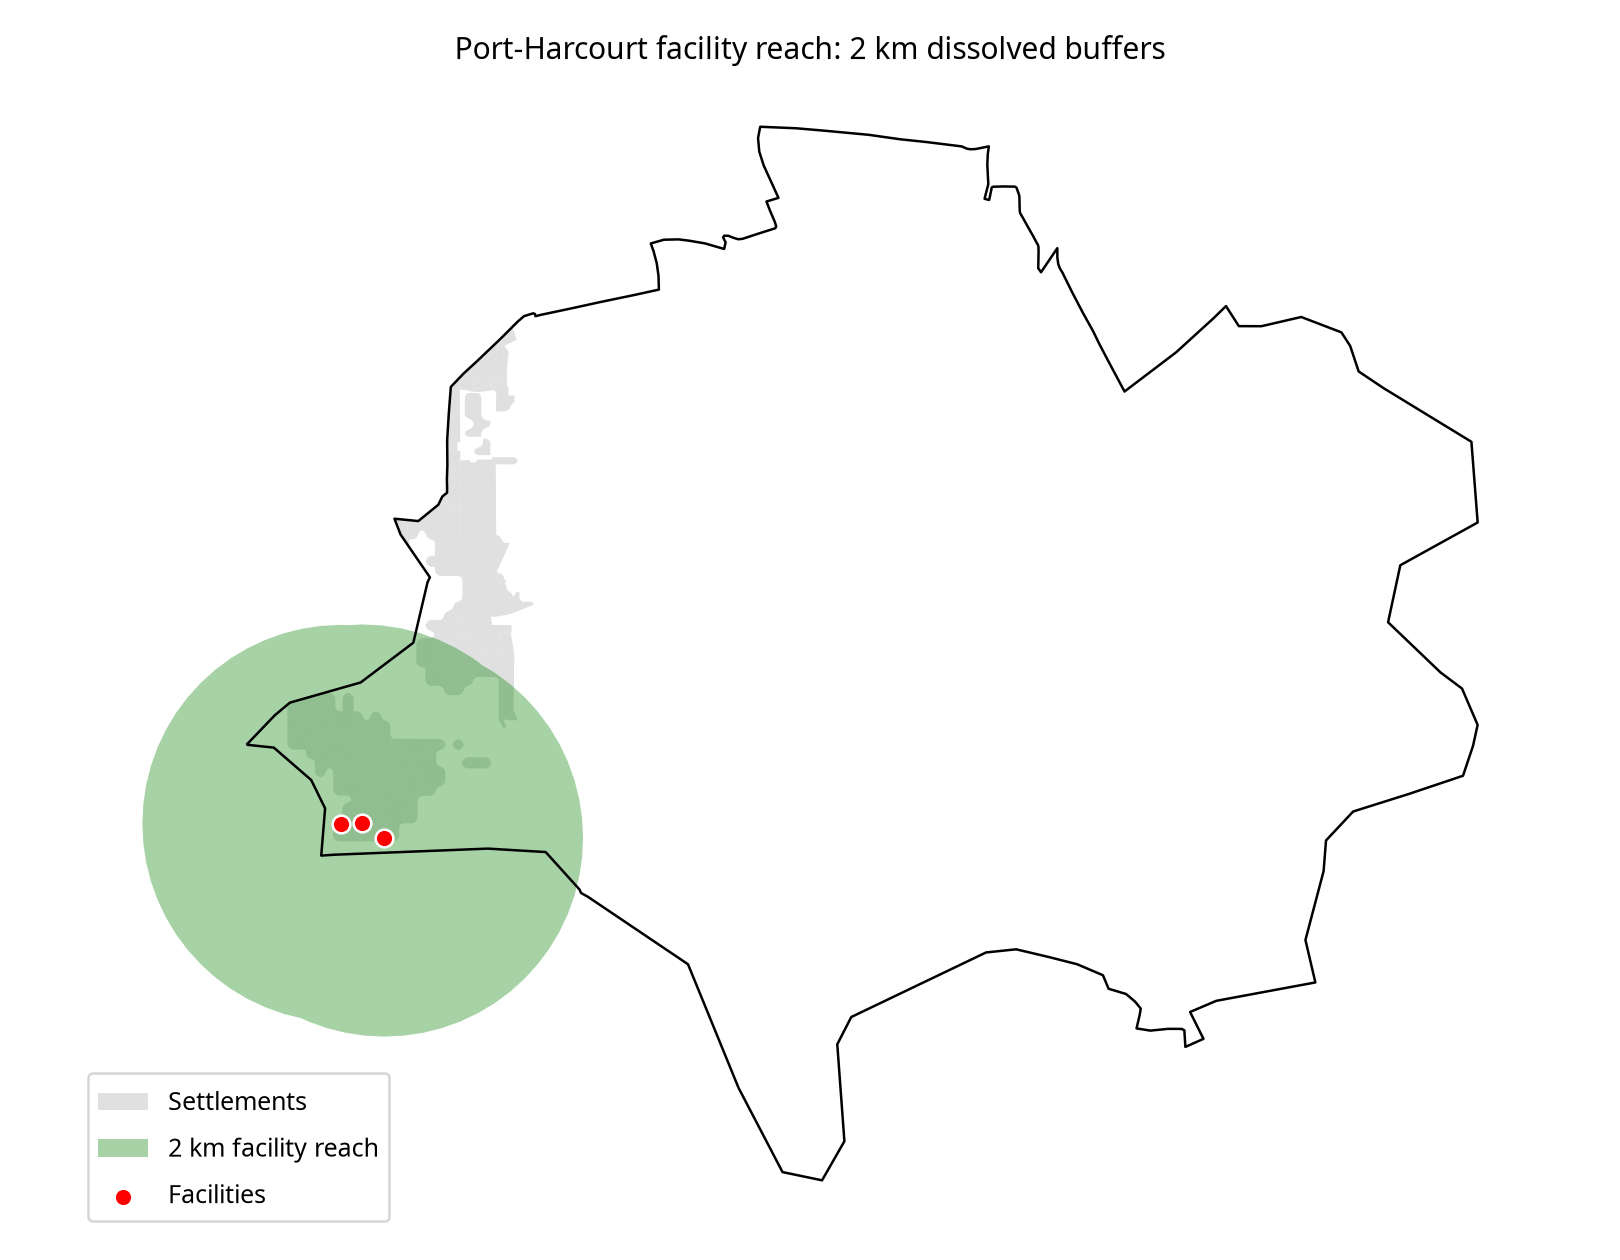

The Python source for this figure:
from pathlib import Path
import geopandas as gpd
import pandas as pd
import matplotlib.pyplot as plt
ROOT = Path(__file__).resolve().parents[2]
week = Path(__file__).resolve().parent
base = ROOT / 'port_harcourt_waste_accessibility_analysis_ready.gpkg'
lga = gpd.read_file(base, layer='lga_boundary')
settlements = gpd.read_file(base, layer='settlements')
facilities = pd.read_csv(ROOT / 'data' / 'facilities.csv')
points = gpd.GeoDataFrame(facilities, geometry=gpd.points_from_xy(facilities.longitude, facilities.latitude), crs=4326).to_crs(32632)
reach = gpd.GeoDataFrame({'geometry': [points.buffer(2000).union_all()]}, crs=32632)
covered = gpd.overlay(lga[['geometry']], reach, how='intersection')
covered_area = covered.geometry.area.sum()
print('Own-data facilities:', len(points))
print('Port-Harcourt LGA covered within 2 km:', round(covered_area / lga.geometry.area.sum() * 100, 2), '%')
fig, ax = plt.subplots(figsize=(9, 7))
lga.boundary.plot(ax=ax, color='black', linewidth=1)
settlements.plot(ax=ax, color='lightgray', alpha=0.7, linewidth=0, label='Settlements')
reach.plot(ax=ax, color='green', alpha=0.35, label='2 km facility reach')
points.plot(ax=ax, color='red', edgecolor='white', markersize=50, label='Facilities')
ax.set_title('Port-Harcourt facility reach: 2 km dissolved buffers')
ax.set_axis_off()
ax.legend(loc='lower left')
fig.tight_layout()
fig.savefig(week / 'my_reach.png', dpi=180)
